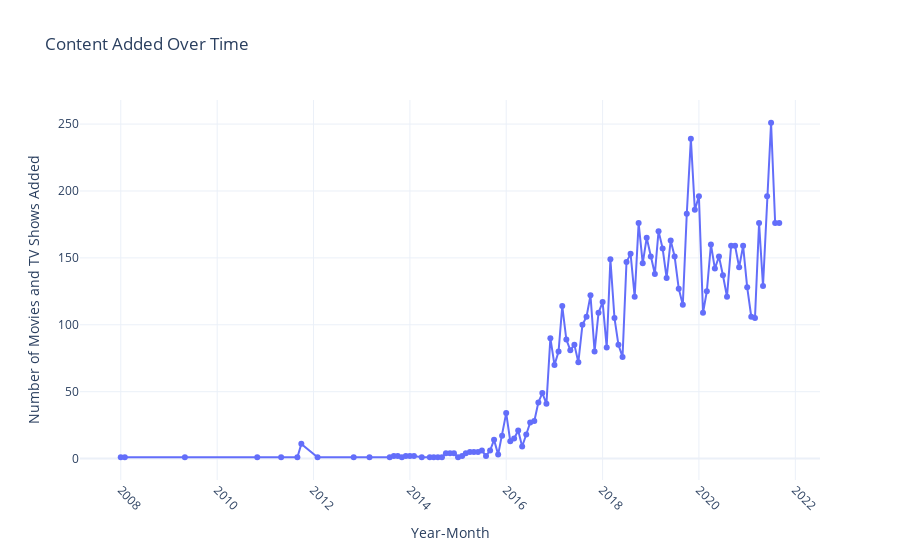

Notebook code cell kept with this figure:
### Markdown cell above
### 4. Content Added Over Time:

### Code cell
# Grouping by year and month of 'date_added' and counting the number of entries
df['year_month_added'] = df['date_added'].dt.to_period('M')
content_added_over_time = df.groupby('year_month_added').size()

# Plotting the data using Plotly
import plotly.express as px

fig = px.line(content_added_over_time, 
              x=content_added_over_time.index.astype(str), 
              y=content_added_over_time.values, 
              markers=True, 
              title='Content Added Over Time')

fig.update_layout(
    xaxis_title='Year-Month',
    yaxis_title='Number of Movies and TV Shows Added',
    xaxis=dict(tickangle=45),
    template='plotly_white'
)

fig.show()

### Figure 1 — Plotly figure (JSON) as saved in the notebook; plotly's stock layout.template omitted (floating-point values rounded to 4 significant figures)
{"data": [{"hovertemplate": "x=%{x}<br>y=%{y}<extra></extra>", "legendgroup": "", "line": {"color": "#636efa", "dash": "solid"}, "marker": {"symbol": "circle"}, "mode": "lines+markers", "name": "", "orientation": "v", "showlegend": false, "type": "scatter", "x": ["2008-01", "2008-02", "2009-05", "2010-11", "2011-05", "2011-09", "2011-10", "2012-02", "2012-11", "2013-03", "2013-08", "2013-09", "2013-10", "2013-11", "2013-12", "2014-01", "2014-02", "2014-04", "2014-06", "2014-07", "2014-08", "2014-09", "2014-10", "2014-11", "2014-12", "2015-01", "2015-02", "2015-03", "2015-04", "2015-05", "2015-06", "2015-07", "2015-08", "2015-09", "2015-10", "2015-11", "2015-12", "2016-01", "2016-02", "2016-03", "2016-04", "2016-05", "2016-06", "2016-07", "2016-08", "2016-09", "2016-10", "2016-11", "2016-12", "2017-01", "2017-02", "2017-03", "2017-04", "2017-05", "2017-06", "2017-07", "2017-08", "2017-09", "2017-10", "2017-11", "2017-12", "2018-01", "2018-02", "2018-03", "2018-04", "2018-05", "2018-06", "2018-07", "2018-08", "2018-09", "2018-10", "2018-11", "2018-12", "2019-01", "2019-02", "2019-03", "2019-04", "2019-05", "2019-06", "2019-07", "2019-08", "2019-09", "2019-10", "2019-11", "2019-12", "2020-01", "2020-02", "2020-03", "2020-04", "2020-05", "2020-06", "2020-07", "2020-08", "2020-09", "2020-10", "2020-11", "2020-12", "2021-01", "2021-02", "2021-03", "2021-04", "2021-05", "2021-06", "2021-07", "2021-08", "2021-09"], "xaxis": "x", "y": [1, 1, 1, 1, 1, 1, 11, 1, 1, 1, 1, 2, 2, 1, 2, 2, 2, 1, 1, 1, 1, 1, 4, 4, 4, 1, 2, 4, 5, 5, 5, 6, 2, 6, 14, 3, 17, 34, 13, 15, 21, 9, 18, 27, 28, 42, 49, 41, 90, 70, 80, 114, 89, 81, 85, 72, 100, 106, 122, 80, 109, 117, 83, 149, 105, 85, 76, 147, 153, 121, 176, 146, 165, 151, 138, 170, 157, 135, 163, 151, 127, 115, 183, 239, 186, 196, 109, 125, 160, 142, 151, 137, 121, 159, 159, 143, 159, 128, 106, 105, 176, 129, 196, 251, 176, 176], "yaxis": "y"}], "layout": {"legend": {"tracegroupgap": 0}, "title": {"text": "Content Added Over Time"}, "xaxis": {"anchor": "y", "domain": [0, 1], "tickangle": 45, "title": {"text": "Year-Month"}}, "yaxis": {"anchor": "x", "domain": [0, 1], "title": {"text": "Number of Movies and TV Shows Added"}}}}
